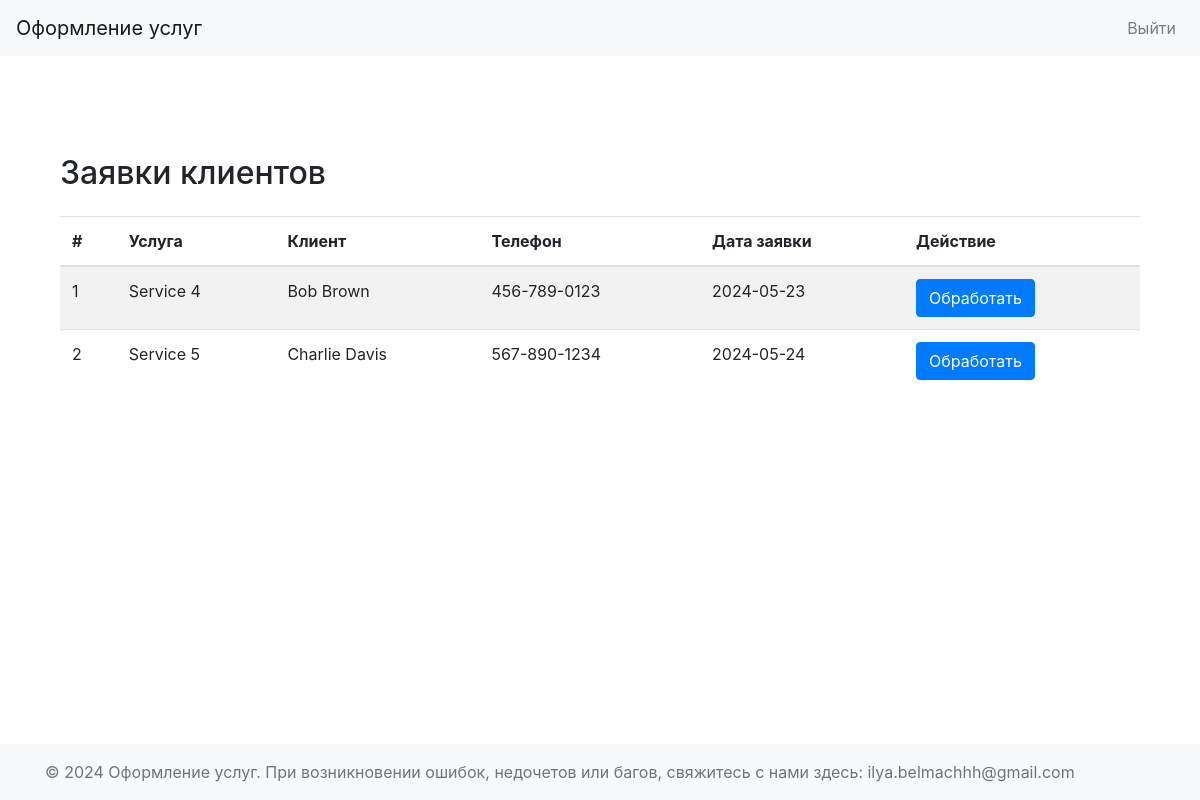
Page /view_requests on the earlier database version.
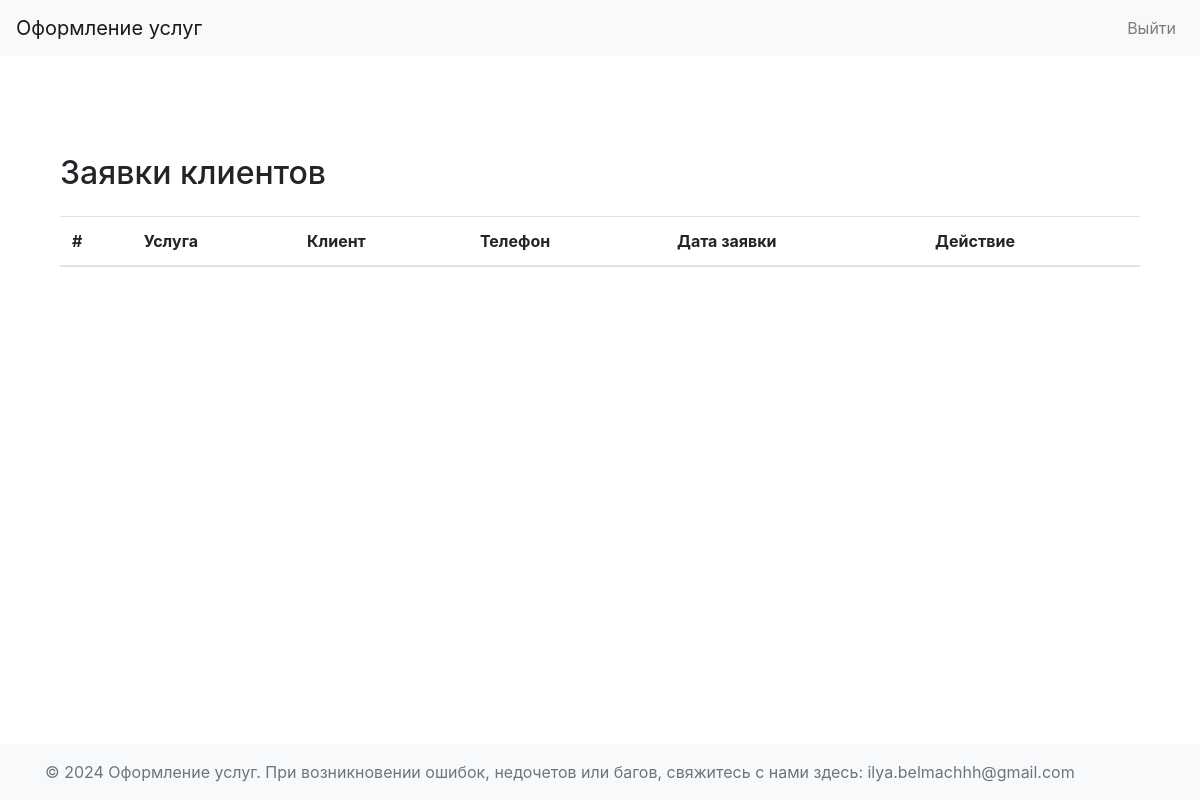
Same page on the later database version.
### app/models.py (models this page shows, shortened)
class OrderRequest(db.Model):
    __tablename__ = 'OrderRequest'
    id = db.Column(db.Integer, primary_key=True)
    client_id = db.Column(db.Integer, db.ForeignKey('Clients.id'), nullable=False)
    service_id = db.Column(db.Integer, db.ForeignKey('Services.id'))
    order_date = db.Column(db.Date, nullable=False)
    client = db.relationship('Clients', backref=db.backref('OrderRequest', lazy=True))
    service = db.relationship('Services', backref=db.backref('OrderRequest', lazy=True))

class Services(db.Model):
    __tablename__ = 'Services'
    id = db.Column(db.Integer, primary_key=True)
    service_name = db.Column(db.String(150), nullable=False)
    cost = db.Column(db.Float, nullable=False)

class Clients(db.Model):
    __tablename__ = 'Clients'
    id = db.Column(db.Integer, primary_key=True)
    full_name = db.Column(db.String(150), nullable=False)
    address = db.Column(db.String(250), nullable=False)
    telephone = db.Column(db.String(50), unique=True, nullable=False)
    login = db.Column(db.String(150), unique=True, nullable=False)
    password = db.Column(db.String(150), nullable=False)

### app/employees/routs.py (the view)
@employees.route('/view_requests')
def view_requests():
    requests = OrderRequest.query.all()
    return render_template('employee/employee_view_requests.html', requests=requests)

### app/templates/employee/employee_view_requests.html
{% extends "dashboard_base.html" %}
{% block content %}
<div class="container mt-5">
    <h2 class="mb-4">Заявки клиентов</h2>
    <table class="table table-striped">
        <thead>
            <tr>
                <th scope="col">#</th>
                <th scope="col">Услуга</th>
                <th scope="col">Клиент</th>
                <th scope="col">Телефон</th>
                <th scope="col">Дата заявки</th>
                <th scope="col">Действие</th>
            </tr>
        </thead>
        <tbody>
            {% for request in requests %}
            <tr>
                <td>{{ loop.index }}</td>
                <td>{{ request.service.service_name }}</td>
                <td>{{ request.client.full_name }}</td>
                <td>{{ request.client.telephone }}</td>
                <td>{{ request.order_date }}</td>
                <td>
                    <a href="{{ url_for('employees.create_order', request_id=request.id) }}" class="btn btn-primary">Обработать</a>
                </td>
            </tr>
            {% endfor %}
        </tbody>
    </table>
</div>
{% endblock %}

### app/templates/dashboard_base.html (shortened to what this page needs)
<!DOCTYPE html>
<html lang="en">
<head>
    <link rel="stylesheet" href="https://stackpath.bootstrapcdn.com/bootstrap/4.5.2/css/bootstrap.min.css">
    <link rel="stylesheet" href="{{ url_for('static', filename='css/styles.css') }}">
</head>
<body class="d-flex flex-column min-vh-100">
    <nav class="navbar navbar-expand-lg navbar-light bg-light">
        <a class="navbar-brand" href=#>Оформление услуг</a>
        <div class="collapse navbar-collapse" id="navbarNav">
            <ul class="navbar-nav ml-auto">
                <li class="nav-item">
                    <a class="nav-link" href="{{ url_for('users.login') }}">Выйти</a>
                </li>
            </ul>
        </div>
    </nav>
    <div class="container mt-4">
        {% with messages = get_flashed_messages(with_categories=true) %}
            <div id="messagesDivContainer" class="alert alert-dismissible fade show" role="alert">
            </div>
        {% endwith %}
        {% block content %}
        {% endblock %}
    </div>
    <footer class="footer mt-auto py-3 bg-light">
        <div class="container">
            <span class="text-muted">&copy; 2024 Оформление услуг. При возникновении ошибок, недочетов или багов, свяжитесь с нами здесь: ilya.belmachhh@gmail.com</span>
        </div>
    </footer>
</body>
</html>

Differences in the rows shown:
removed OrderRequest: service.service_name "Service 4", client.full_name "Bob Brown", client.telephone "456-789-0123", order_date "2024-05-23"
removed OrderRequest: service.service_name "Service 5", client.full_name "Charlie Davis", client.telephone "567-890-1234", order_date "2024-05-24"
